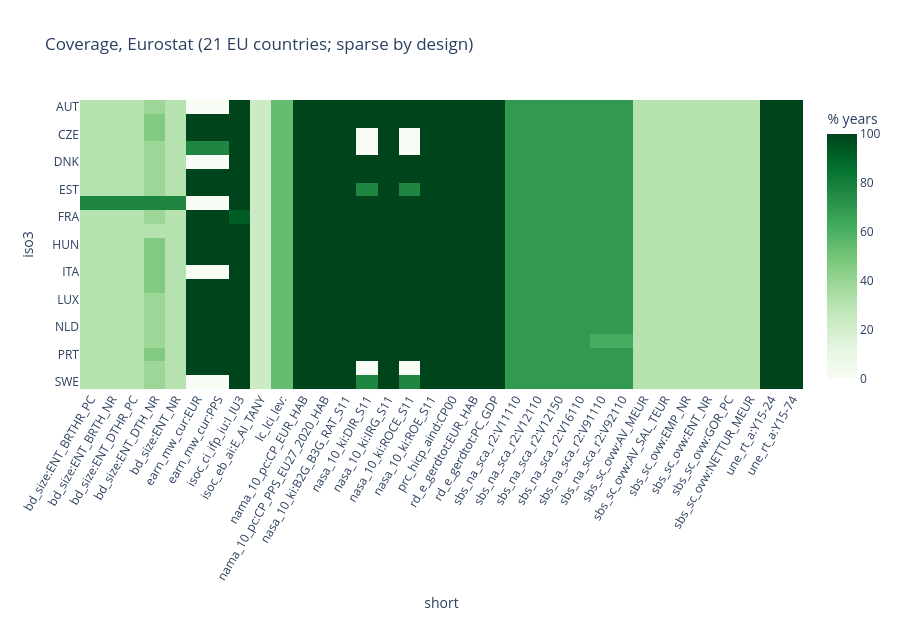

Source (notebook cell):
### Code cell
eu = cov[cov.source_id == "ESTAT"].pivot(index="iso3", columns="short", values="pct_years")
fig = px.imshow(eu, aspect="auto", color_continuous_scale="Greens", zmin=0, zmax=100,
                labels=dict(color="% years"), title="Coverage, Eurostat (21 EU countries; sparse by design)")
fig.update_layout(height=620, xaxis_tickangle=-60)
fig.show()

### Figure 1 — Plotly figure (JSON) as saved in the notebook; plotly's stock layout.template omitted (floating-point values rounded to 4 significant figures; data arrays with more than 128 entries replaced by an {"elided": "..."} marker saying what was removed)
{"data": [{"coloraxis": "coloraxis", "hovertemplate": "short: %{x}<br>iso3: %{y}<br>% years: %{z}<extra></extra>", "name": "0", "type": "heatmap", "x": ["bd_size:ENT_BRTHR_PC", "bd_size:ENT_BRTH_NR", "bd_size:ENT_DTHR_PC", "bd_size:ENT_DTH_NR", "bd_size:ENT_NR", "earn_mw_cur:EUR", "earn_mw_cur:PPS", "isoc_ci_ifp_iu:I_IU3", "isoc_eb_ai:E_AI_TANY", "lc_lci_lev:", "nama_10_pc:CP_EUR_HAB", "nama_10_pc:CP_PPS_EU27_2020_HAB", "nasa_10_ki:B2G_B3G_RAT_S11", "nasa_10_ki:DIR_S11", "nasa_10_ki:IRG_S11", "nasa_10_ki:ROCE_S11", "nasa_10_ki:ROE_S11", "prc_hicp_aind:CP00", "rd_e_gerdtot:EUR_HAB", "rd_e_gerdtot:PC_GDP", "sbs_na_sca_r2:V11110", "sbs_na_sca_r2:V12110", "sbs_na_sca_r2:V12150", "sbs_na_sca_r2:V16110", "sbs_na_sca_r2:V91110", "sbs_na_sca_r2:V92110", "sbs_sc_ovw:AV_MEUR", "sbs_sc_ovw:AV_SAL_TEUR", "sbs_sc_ovw:EMP_NR", "sbs_sc_ovw:ENT_NR", "sbs_sc_ovw:GOR_PC", "sbs_sc_ovw:NETTUR_MEUR", "une_rt_a:Y15-24", "une_rt_a:Y15-74"], "xaxis": "x", "y": ["AUT", "BEL", "CZE", "DEU", "DNK", "ESP", "EST", "FIN", "FRA", "GRC", "HUN", "IRL", "ITA", "LTU", "LUX", "LVA", "NLD", "POL", "PRT", "ROU", "SWE"], "yaxis": "y", "z": {"elided": "21x34 float values"}}], "layout": {"coloraxis": {"autocolorscale": false, "cmax": 100, "cmin": 0, "colorbar": {"title": {"text": "% years"}}, "colorscale": [[0, "rgb(247,252,245)"], [0.125, "rgb(229,245,224)"], [0.25, "rgb(199,233,192)"], [0.375, "rgb(161,217,155)"], [0.5, "rgb(116,196,118)"], [0.625, "rgb(65,171,93)"], [0.75, "rgb(35,139,69)"], [0.875, "rgb(0,109,44)"], [1, "rgb(0,68,27)"]]}, "height": 620, "title": {"text": "Coverage, Eurostat (21 EU countries; sparse by design)"}, "xaxis": {"anchor": "y", "domain": [0, 1], "tickangle": -60, "title": {"text": "short"}}, "yaxis": {"anchor": "x", "autorange": "reversed", "domain": [0, 1], "title": {"text": "iso3"}}}}
